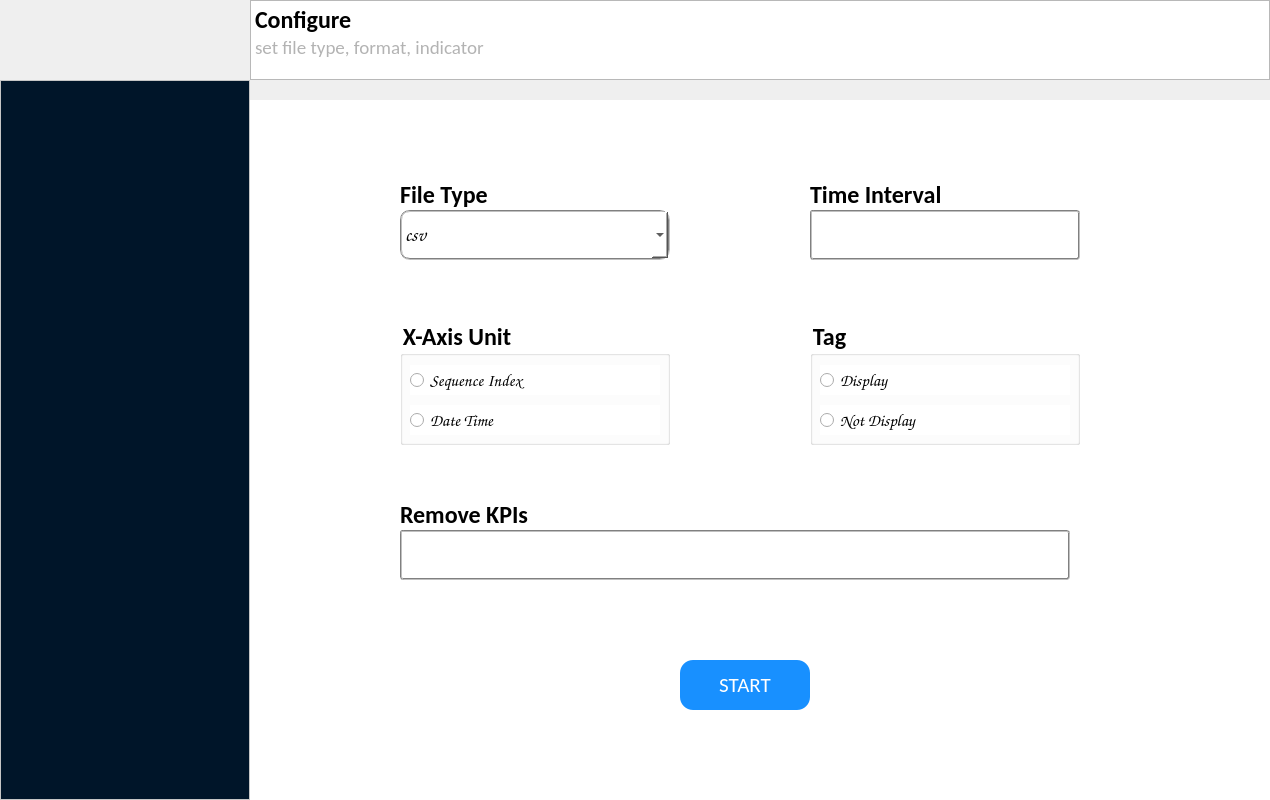
<?xml version="1.0" encoding="UTF-8"?>
<ui version="4.0">
 <class>Form</class>
 <widget class="QWidget" name="Form">
  <property name="geometry">
   <rect>
    <x>0</x>
    <y>0</y>
    <width>1270</width>
    <height>800</height>
   </rect>
  </property>
  <property name="font">
   <font>
    <family>Times New Roman</family>
   </font>
  </property>
  <property name="windowTitle">
   <string>Form</string>
  </property>
  <widget class="QScrollArea" name="scrollArea">
   <property name="geometry">
    <rect>
     <x>0</x>
     <y>80</y>
     <width>250</width>
     <height>720</height>
    </rect>
   </property>
   <property name="styleSheet">
    <string notr="true">background-color: rgb(0, 21, 41);
background-color: rgb(255, 255, 255);</string>
   </property>
   <property name="verticalScrollBarPolicy">
    <enum>Qt::ScrollBarAsNeeded</enum>
   </property>
   <property name="widgetResizable">
    <bool>true</bool>
   </property>
   <widget class="QWidget" name="scrollAreaWidgetContents">
    <property name="geometry">
     <rect>
      <x>0</x>
      <y>0</y>
      <width>248</width>
      <height>718</height>
     </rect>
    </property>
    <property name="styleSheet">
     <string notr="true">background-color: rgb(0, 21, 41);</string>
    </property>
   </widget>
  </widget>
  <widget class="QTextBrowser" name="textBrowser">
   <property name="geometry">
    <rect>
     <x>250</x>
     <y>0</y>
     <width>1020</width>
     <height>80</height>
    </rect>
   </property>
   <property name="font">
    <font>
     <family>Calibri</family>
    </font>
   </property>
   <property name="html">
    <string>&lt;!DOCTYPE HTML PUBLIC &quot;-//W3C//DTD HTML 4.0//EN&quot; &quot;http://www.w3.org/TR/REC-html40/strict.dtd&quot;&gt;
&lt;html&gt;&lt;head&gt;&lt;meta name=&quot;qrichtext&quot; content=&quot;1&quot; /&gt;&lt;style type=&quot;text/css&quot;&gt;
p, li { white-space: pre-wrap; }
&lt;/style&gt;&lt;/head&gt;&lt;body style=&quot; font-family:'Calibri','Times New Roman'; font-size:9pt; font-weight:400; font-style:normal;&quot;&gt;
&lt;p style=&quot; margin-top:0px; margin-bottom:0px; margin-left:0px; margin-right:0px; -qt-block-indent:0; text-indent:0px;&quot;&gt;&lt;span style=&quot; font-family:'SimSun'; font-size:18pt; font-weight:600;&quot;&gt;Configure&lt;/span&gt;&lt;/p&gt;
&lt;p style=&quot; margin-top:0px; margin-bottom:0px; margin-left:0px; margin-right:0px; -qt-block-indent:0; text-indent:0px;&quot;&gt;&lt;span style=&quot; font-family:'SimSun'; font-size:14pt; color:#b3b3b3;&quot;&gt;set file type, format, indicator&lt;/span&gt;&lt;/p&gt;&lt;/body&gt;&lt;/html&gt;</string>
   </property>
  </widget>
  <widget class="QWidget" name="widget" native="true">
   <property name="geometry">
    <rect>
     <x>250</x>
     <y>100</y>
     <width>1020</width>
     <height>700</height>
    </rect>
   </property>
   <property name="styleSheet">
    <string notr="true">background-color: rgb(255, 255, 255);</string>
   </property>
   <widget class="QLabel" name="label">
    <property name="geometry">
     <rect>
      <x>150</x>
      <y>80</y>
      <width>250</width>
      <height>30</height>
     </rect>
    </property>
    <property name="font">
     <font>
      <family>Calibri</family>
      <pointsize>18</pointsize>
      <weight>75</weight>
      <bold>true</bold>
     </font>
    </property>
    <property name="text">
     <string>File Type</string>
    </property>
   </widget>
   <widget class="QLabel" name="label_2">
    <property name="geometry">
     <rect>
      <x>560</x>
      <y>80</y>
      <width>250</width>
      <height>30</height>
     </rect>
    </property>
    <property name="font">
     <font>
      <family>Calibri</family>
      <pointsize>18</pointsize>
      <weight>75</weight>
      <bold>true</bold>
     </font>
    </property>
    <property name="text">
     <string>Time Interval</string>
    </property>
   </widget>
   <widget class="QLineEdit" name="timeInterval_lineEdit">
    <property name="geometry">
     <rect>
      <x>560</x>
      <y>110</y>
      <width>270</width>
      <height>50</height>
     </rect>
    </property>
    <property name="font">
     <font>
      <family>Comic Sans MS</family>
      <pointsize>14</pointsize>
     </font>
    </property>
    <property name="styleSheet">
     <string notr="true">border:2px groove gray;
border-radius:3px;</string>
    </property>
   </widget>
   <widget class="QLabel" name="label_5">
    <property name="geometry">
     <rect>
      <x>150</x>
      <y>400</y>
      <width>250</width>
      <height>30</height>
     </rect>
    </property>
    <property name="font">
     <font>
      <family>Calibri</family>
      <pointsize>18</pointsize>
      <weight>75</weight>
      <bold>true</bold>
     </font>
    </property>
    <property name="text">
     <string>Remove KPIs</string>
    </property>
   </widget>
   <widget class="QLineEdit" name="remove_lineEdit">
    <property name="geometry">
     <rect>
      <x>150</x>
      <y>430</y>
      <width>670</width>
      <height>50</height>
     </rect>
    </property>
    <property name="font">
     <font>
      <family>Comic Sans MS</family>
      <pointsize>12</pointsize>
     </font>
    </property>
    <property name="styleSheet">
     <string notr="true">border:2px groove gray;
border-radius:3px;</string>
    </property>
   </widget>
   <widget class="QPushButton" name="start_button">
    <property name="geometry">
     <rect>
      <x>430</x>
      <y>560</y>
      <width>130</width>
      <height>50</height>
     </rect>
    </property>
    <property name="font">
     <font>
      <family>Calibri</family>
      <pointsize>16</pointsize>
      <weight>9</weight>
      <italic>false</italic>
      <bold>false</bold>
     </font>
    </property>
    <property name="styleSheet">
     <string notr="true">background-color: rgb(24, 144, 255);
font: 75 16pt &quot;Calibri&quot;;
border-radius:13px;
color: rgb(255, 255, 255);</string>
    </property>
    <property name="text">
     <string>START</string>
    </property>
   </widget>
   <widget class="QComboBox" name="fileType_comboBox">
    <property name="geometry">
     <rect>
      <x>150</x>
      <y>110</y>
      <width>270</width>
      <height>50</height>
     </rect>
    </property>
    <property name="font">
     <font>
      <family>Comic Sans MS</family>
      <pointsize>14</pointsize>
     </font>
    </property>
    <property name="styleSheet">
     <string notr="true">border:2px groove gray;
border-radius:10px;</string>
    </property>
    <property name="iconSize">
     <size>
      <width>10</width>
      <height>10</height>
     </size>
    </property>
    <item>
     <property name="text">
      <string>csv</string>
     </property>
    </item>
    <item>
     <property name="text">
      <string>npz</string>
     </property>
    </item>
    <item>
     <property name="text">
      <string>pkl</string>
     </property>
    </item>
   </widget>
   <widget class="QGroupBox" name="groupBox">
    <property name="enabled">
     <bool>true</bool>
    </property>
    <property name="geometry">
     <rect>
      <x>150</x>
      <y>220</y>
      <width>270</width>
      <height>125</height>
     </rect>
    </property>
    <property name="font">
     <font>
      <family>Calibri</family>
      <pointsize>18</pointsize>
      <weight>75</weight>
      <bold>true</bold>
     </font>
    </property>
    <property name="title">
     <string>X-Axis Unit</string>
    </property>
    <property name="alignment">
     <set>Qt::AlignLeading|Qt::AlignLeft|Qt::AlignVCenter</set>
    </property>
    <property name="flat">
     <bool>false</bool>
    </property>
    <property name="checkable">
     <bool>false</bool>
    </property>
    <widget class="QRadioButton" name="sequence_button">
     <property name="enabled">
      <bool>true</bool>
     </property>
     <property name="geometry">
      <rect>
       <x>10</x>
       <y>45</y>
       <width>250</width>
       <height>30</height>
      </rect>
     </property>
     <property name="font">
      <font>
       <family>Comic Sans MS</family>
       <pointsize>13</pointsize>
      </font>
     </property>
     <property name="text">
      <string>Sequence Index</string>
     </property>
    </widget>
    <widget class="QRadioButton" name="dateTime_button">
     <property name="geometry">
      <rect>
       <x>10</x>
       <y>85</y>
       <width>250</width>
       <height>30</height>
      </rect>
     </property>
     <property name="font">
      <font>
       <family>Comic Sans MS</family>
       <pointsize>13</pointsize>
      </font>
     </property>
     <property name="text">
      <string>Date Time</string>
     </property>
    </widget>
   </widget>
   <widget class="QGroupBox" name="groupBox_2">
    <property name="enabled">
     <bool>true</bool>
    </property>
    <property name="geometry">
     <rect>
      <x>560</x>
      <y>220</y>
      <width>270</width>
      <height>125</height>
     </rect>
    </property>
    <property name="font">
     <font>
      <family>Calibri</family>
      <pointsize>18</pointsize>
      <weight>75</weight>
      <bold>true</bold>
     </font>
    </property>
    <property name="title">
     <string>Tag</string>
    </property>
    <property name="alignment">
     <set>Qt::AlignLeading|Qt::AlignLeft|Qt::AlignVCenter</set>
    </property>
    <property name="flat">
     <bool>false</bool>
    </property>
    <property name="checkable">
     <bool>false</bool>
    </property>
    <widget class="QRadioButton" name="display_button">
     <property name="enabled">
      <bool>true</bool>
     </property>
     <property name="geometry">
      <rect>
       <x>10</x>
       <y>45</y>
       <width>250</width>
       <height>30</height>
      </rect>
     </property>
     <property name="font">
      <font>
       <family>Comic Sans MS</family>
       <pointsize>13</pointsize>
      </font>
     </property>
     <property name="text">
      <string>Display</string>
     </property>
    </widget>
    <widget class="QRadioButton" name="notDisplay_button">
     <property name="geometry">
      <rect>
       <x>10</x>
       <y>85</y>
       <width>250</width>
       <height>30</height>
      </rect>
     </property>
     <property name="font">
      <font>
       <family>Comic Sans MS</family>
       <pointsize>13</pointsize>
      </font>
     </property>
     <property name="text">
      <string>Not Display</string>
     </property>
    </widget>
   </widget>
  </widget>
  <widget class="QLabel" name="data_label">
   <property name="geometry">
    <rect>
     <x>0</x>
     <y>0</y>
     <width>250</width>
     <height>80</height>
    </rect>
   </property>
   <property name="styleSheet">
    <string notr="true"/>
   </property>
   <property name="text">
    <string/>
   </property>
  </widget>
 </widget>
 <resources>
  <include location="images/resource.qrc"/>
 </resources>
 <connections/>
</ui>
